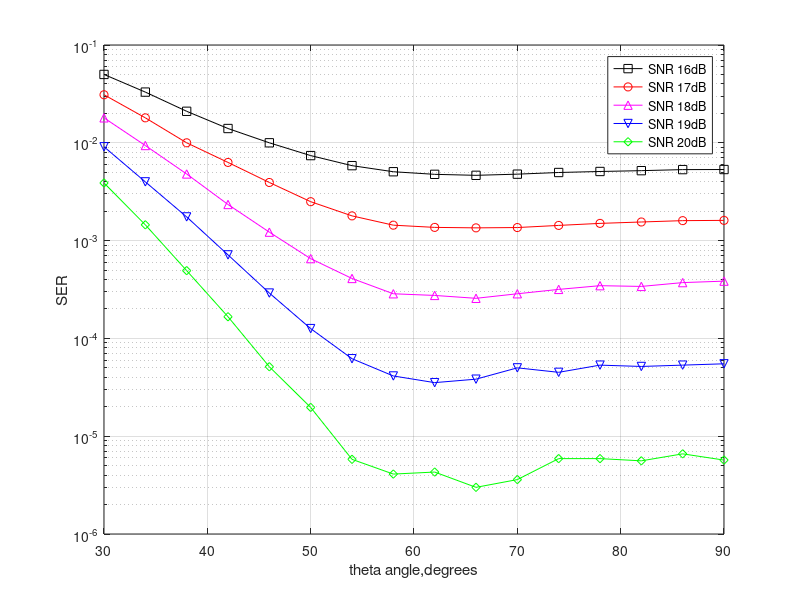

Write MATLAB code to recreate this figure.
%Creating the Ps vectors
Ps16=[0.05 0.033 0.021 0.014 0.01 7.4*(10^-3) 5.84*(10^-3) 5.06*(10^-3) 4.76*(10^-3) 4.65*(10^-3) 4.78*(10^-3) 4.97*(10^-3) 5.09*(10^-3) 5.19*(10^-3) 5.32*(10^-3) 5.33*(10^-3)];
Ps17=[0.031 0.018 0.01 6.3*(10^-3) 3.93*(10^-3) 2.5*(10^-3) 1.79*(10^-3) 1.438*(10^-3) 1.365*(10^-3) 1.35*(10^-3) 1.36*(10^-3) 1.43*(10^-3) 1.5*(10^-3) 1.55*(10^-3) 1.6*(10^-3) 1.61*(10^-3)];
Ps18=[0.018 9.38*(10^-3) 4.8*(10^-3) 2.34*(10^-3) 1.22*(10^-3) 6.54*(10^-4) 4.1*(10^-4) 2.86*(10^-4) 2.75*(10^-4) 2.57*(10^-4) 2.86*(10^-4) 3.17*(10^-4) 3.46*(10^-4) 3.4*(10^-4) 3.72*(10^-4) 3.85*(10^-4)];
Ps19=[9.11*(10^-3) 3.987*(10^-3) 1.747*(10^-3) 7.146*(10^-4) 2.91*(10^-4) 1.26*(10^-4) 6.2*(10^-5) 4.13*(10^-5) 3.53*(10^-5) 3.83*(10^-5) 5*(10^-5) 4.5*(10^-5) 5.33*(10^-5) 5.166*(10^-5) 5.33*(10^-5) 5.5*(10^-5)];
Ps20=[3.8862*10^(-3) 1.45*10^(-3) 4.931*10^(-4) 1.665*10^(-4)  5.13*10^(-5) 1.97*10^(-5) 5.8*10^(-6) 4.1*10^(-6) 4.3*10^(-6) 3*10^(-6) 3.6*10^(-6) 5.9*10^(-6) 5.9*10^(-6) 5.6*10^(-6) 6.6*10^(-6) 5.7*10^(-6)];


theta=[30 34 38 42 46 50 54 58 62 66 70 74 78 82 86 90];

semilogy(theta,Ps16,'-sk'),grid,xlabel('theta angle,degrees'),ylabel('SER')
hold on
semilogy(theta,Ps17,'-or'),grid,xlabel('theta angle,degrees'),ylabel('SER')
semilogy(theta,Ps18,'-^m'),grid,xlabel('theta angle,degrees'),ylabel('SER')
semilogy(theta,Ps19,'-vb'),grid,xlabel('theta angle,degrees'),ylabel('SER')
semilogy(theta,Ps20,'-dg'),grid,xlabel('theta angle,degrees'),ylabel('SER')
legend('SNR 16dB','SNR 17dB','SNR 18dB','SNR 19dB','SNR 20dB')